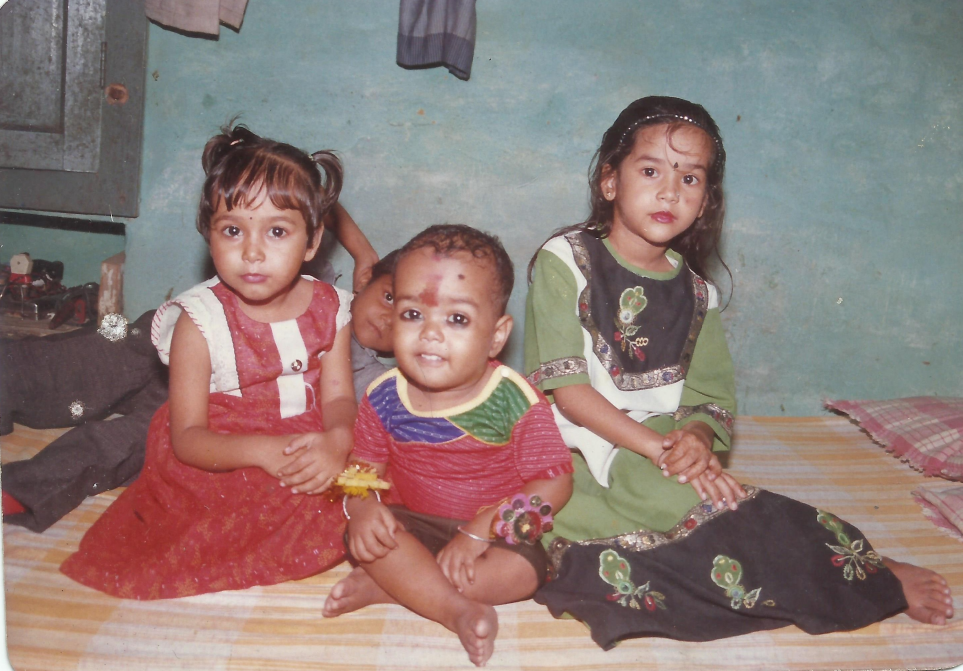
#> input picture me.jpg, 2888 x 2013 px (shown at 1/3 size)
$ jupyter execute --allow-errors 'open cv photo read.ipynb'   (shell and % lines are left out)
#> lines starting #> are read from the running program, lines starting #| are printed output that depends on the picture; after the words box and inside, x2 and y2 are one past the last pixel; in counts of white or black regions, pixels touching at a corner belong together
[cell 1]
#from google.colab import drive
#drive.mount('/content/drive')

[cell 2]
import imutils
import cv2
import pafy
import youtube_dl

[cell 3]
url = "https://www.youtube.com/watch?v=hoNb6HuNmU0"
#> (the rest of this cell did not finish here and is left out)

[cell 4]
face_dect = cv2.CascadeClassifier("haarcascade_frontalface_default.xml")


img = cv2.imread("me.jpg")
#> img is the input picture: shape (2013, 2888, 3); mean B, G, R 120.7, 124.5, 142.7
size= cv2.resize(img, (int (img.shape[1]/4), int (img.shape[1]/4)))  # imgage size is reduced by 4
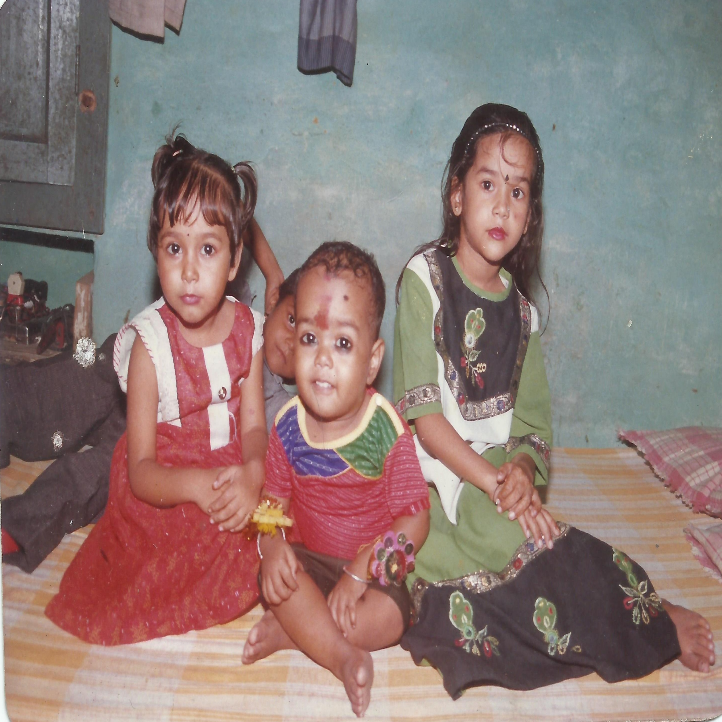
#> size: shape (722, 722, 3); mean B, G, R 120.6, 124.4, 142.6

gimg = cv2.cvtColor(size,cv2.COLOR_BGR2GRAY)
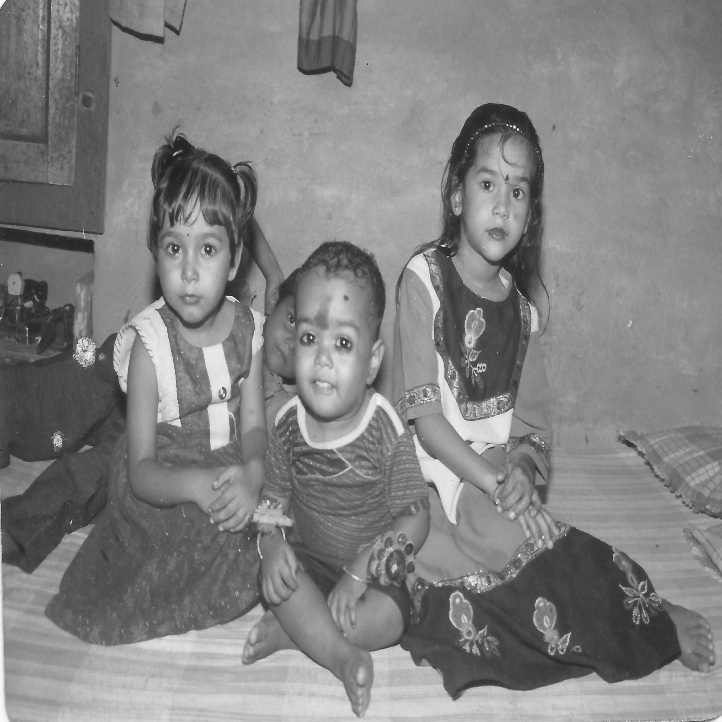
#> gimg: shape (722, 722); min 26, max 250, mean 129.4

faces = face_dect.detectMultiScale(gimg, scaleFactor =1.05, minNeighbors=5)
#> faces = [[147, 217, 89, 89], [453, 152, 95, 95], [276, 307, 101, 101]]

for x,y,w,h in faces:
    size = cv2.rectangle(size, (x,y), (x+w,y+h), (0,255,0),2)
#> this loop made 3 passes
#> pass 1, `size = cv2.rectangle(size, (x,y), (x+w,y+h), (0,255,0),2)`:
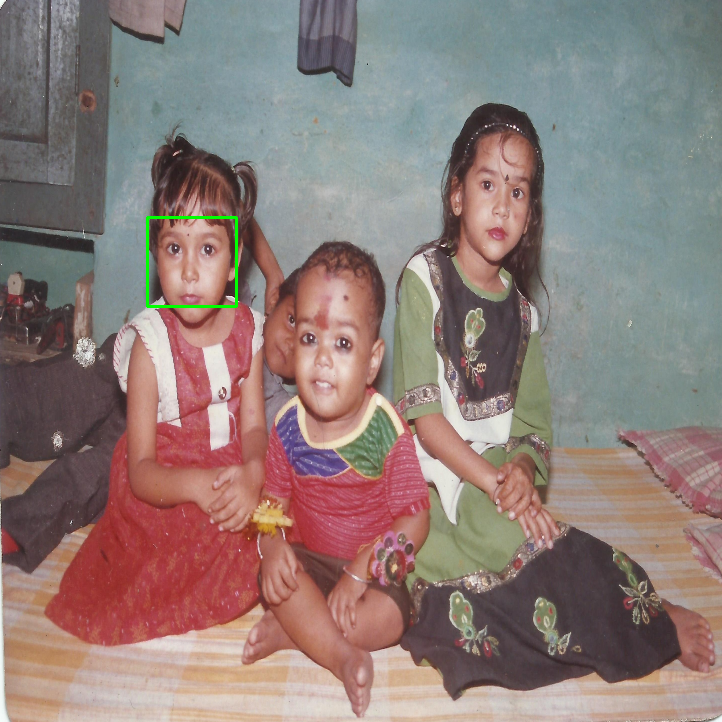
#> size: shape (722, 722, 3); 0.2% of pixels changed, all inside (x1, y1, x2, y2) = (146, 216, 238, 308)
#> pass 2, `size = cv2.rectangle(size, (x,y), (x+w,y+h), (0,255,0),2)`:
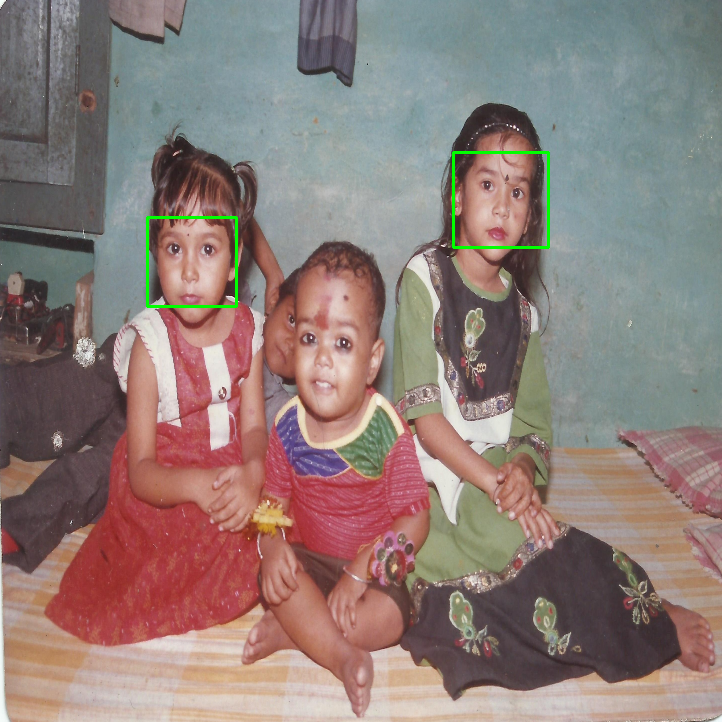
#> size: shape (722, 722, 3); 0.22% of pixels changed, all inside (x1, y1, x2, y2) = (452, 151, 550, 249)
#> pass 3, `size = cv2.rectangle(size, (x,y), (x+w,y+h), (0,255,0),2)`:
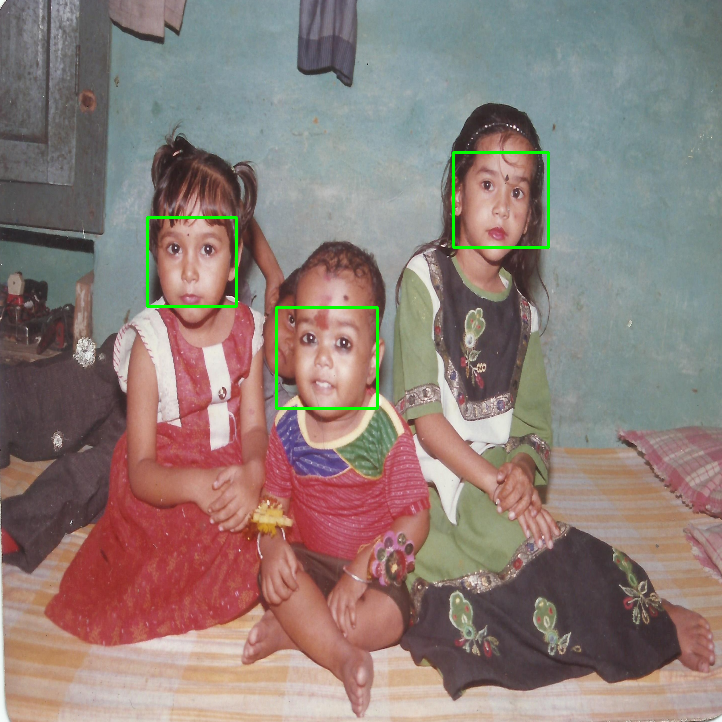
#> size: shape (722, 722, 3); 0.23% of pixels changed, all inside (x1, y1, x2, y2) = (275, 306, 379, 410)


cv2.imshow("photo", size)

cv2.waitKey(0)

cv2.destroyAllWindows()
